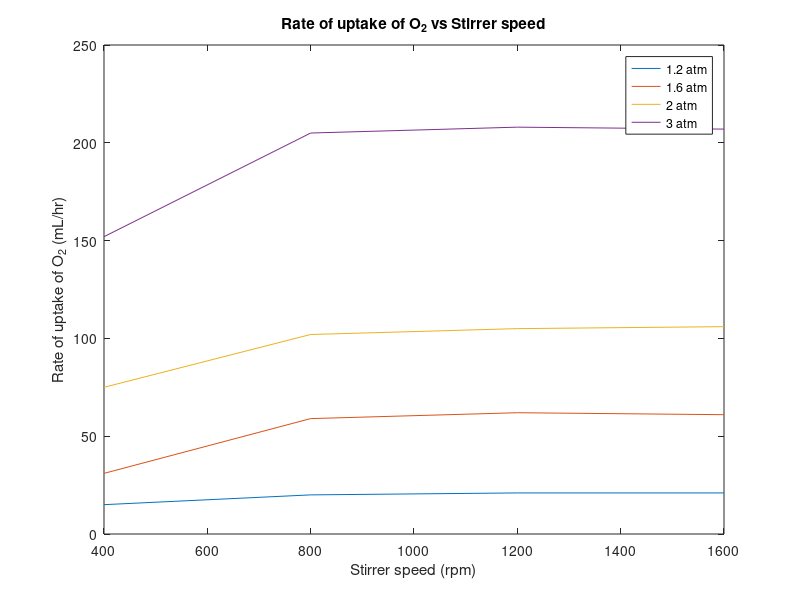
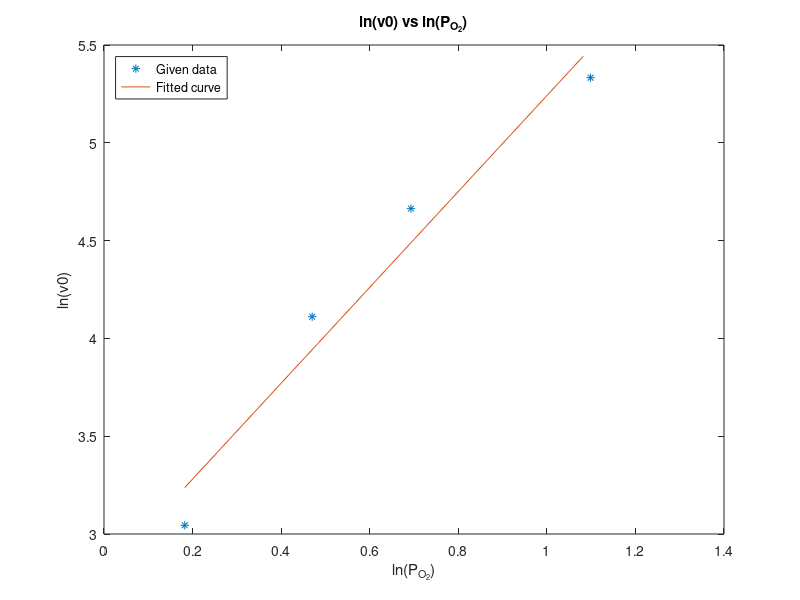

The MATLAB source for these figures, in order:
x = 400:400:1600;
y = [15 20 21 21; 31 59 62 61; 75 102 105 106; 152 205 208 207];

plot(x, y(1, :), x, y(2, :), x, y(3, :), x, y(4, :));
hold on;
legend('1.2 atm', '1.6 atm', '2 atm', '3 atm');
title('Rate of uptake of O_{2} vs Stirrer speed');
xlabel('Stirrer speed (rpm)');
ylabel('Rate of uptake of O_{2} (mL/hr)');
hold off;

ln_v0 = log(y(:, 4))';
P_O2 = [1.2 1.6 2 3];
ln_P_O2 = log(P_O2);

p = polyfit(ln_P_O2, ln_v0, 1);
xx = ln_P_O2(1):0.1:ln_P_O2(4);
yy = polyval(p, xx);

figure;
plot(ln_P_O2, ln_v0, '*', xx, yy);
hold on;
legend('Given data', 'Fitted curve', 'Location', 'northwest');
title('ln(v0) vs ln(P_{O_{2}})');
xlabel('ln(P_{O_{2}})');
ylabel('ln(v0)');
hold off;

n = p(1);